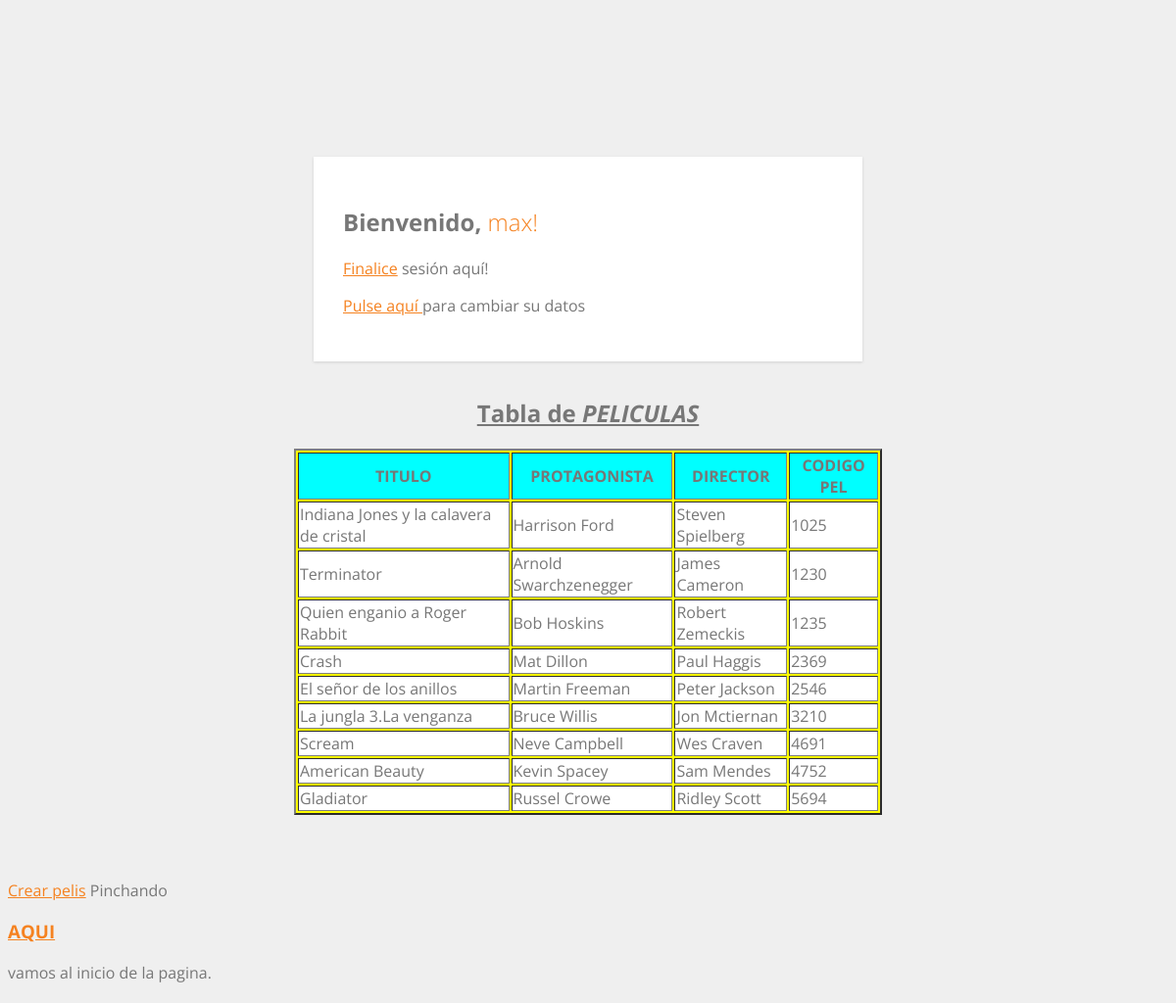
Page /intropage.php (signed in) on the committed database.
### tables this page shows
CREATE TABLE `peliculas` (
  `codigo_pelicula` varchar(6) NOT NULL,
  `titulo` varchar(40) NOT NULL,
  `director` varchar(30) NOT NULL,
  `protagonista` varchar(100) NOT NULL,
  `fecha_estreno` date NOT NULL,
  `genero` varchar(256) DEFAULT NULL,
  `disponibilidad` tinyint(1) NOT NULL,
  `precio_alquiler` float NOT NULL
);

### intropage.php (the view, shortened to what this page needs)
<?php
if(!isset($_SESSION["session_username"])) {
 header("location:login.php");
} else {
?>
<!DOCTYPE html>
<html lang="es">
<head>
	<link href="css/estilos.css" media="screen" rel="stylesheet">
</head>
<body>
	<div id="welcome">
	 <h2>Bienvenido, <span><?php echo $_SESSION['nombre_usuario'];?>! </span></h2>
	 <p><a href="logout.php">Finalice</a> sesión aquí!</p>
	 <p><a href="editar.php">Pulse aquí </a> para cambiar su datos</p>
	</div>
	 <TABLE border=2 align= center bgcolor= yellow width=600>
<caption> <h2><strong><u> Tabla de <i> PELICULAS </i></u></strong></h2> </caption>
<p><p><p>
<tr bgcolor="aqua">
      <th> TITULO <th> PROTAGONISTA <th> DIRECTOR  <th> CODIGO PEL
<?php
$consulta = "select * from peliculas";
$resultado = mysql_query($consulta);
while ($row=mysql_fetch_assoc($resultado)){
	echo "<tr bgcolor=white><td>".$row['titulo']."</td><td>".$row['protagonista']."</td><td>".$row['director']."</td><td>".$row['codigo_pelicula']."</td></tr>";
}
?>
</table>
<br><br><br>
<a href="newfilms.php">Crear pelis</a>
Pinchando <a href="#inicio pag"> <h3> AQUI </h3> </a> vamos al inicio de la pagina.
</BODY>
</body>
</html>
<?php
}
?>

### css/estilos.css (style rules this page uses)
body { background: #efefef; font-family: 'Open Sans', sans-serif; color: #777; }
a { color: #f58220; font-weight: 400; }
span { font-weight: 300; color: #f58220; }
#welcome { width: 500px; padding: 30px; background: #fff; margin: 160px auto 0; -webkit-box-shadow: 0 1px 3px rgba(0,0,0,.13); -moz-box-shadow: 0 1px 3px rgba(0,0,0,.13); box-shadow: 0 1px 3px rgba(0,0,0,.13); }

### rows in the picture
peliculas: titulo "Indiana Jones y la calavera de cristal", protagonista "Harrison Ford", director "Steven Spielberg", codigo_pelicula "1025"
peliculas: titulo "Terminator", protagonista "Arnold Swarchzenegger", director "James Cameron", codigo_pelicula "1230"
peliculas: titulo "Quien enganio a Roger Rabbit", protagonista "Bob Hoskins", director "Robert Zemeckis", codigo_pelicula "1235"
peliculas: titulo "Crash", protagonista "Mat Dillon", director "Paul Haggis", codigo_pelicula "2369"
peliculas: titulo "El señor de los anillos", protagonista "Martin Freeman", director "Peter Jackson", codigo_pelicula "2546"
peliculas: titulo "La jungla 3.La venganza", protagonista "Bruce Willis", director "Jon Mctiernan", codigo_pelicula "3210"
peliculas: titulo "Scream", protagonista "Neve Campbell", director "Wes Craven", codigo_pelicula "4691"
peliculas: titulo "American Beauty", protagonista "Kevin Spacey", director "Sam Mendes", codigo_pelicula "4752"
peliculas: titulo "Gladiator", protagonista "Russel Crowe", director "Ridley Scott", codigo_pelicula "5694"

### other values in the picture
$_SESSION['nombre_usuario'] "max"
